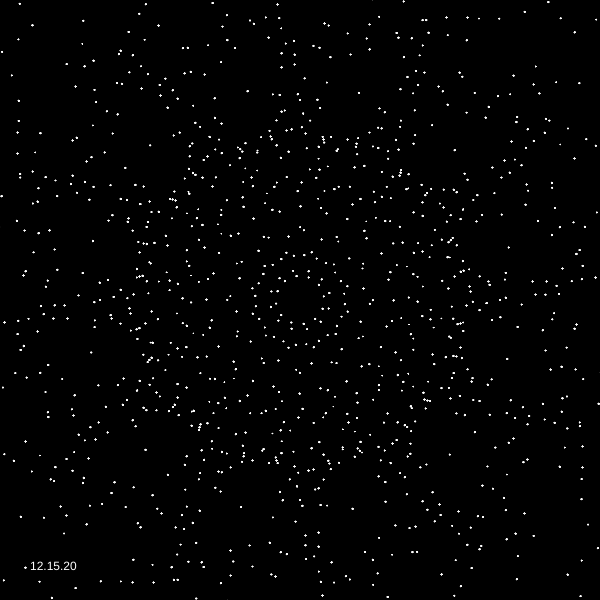
Frame 1 (no input)
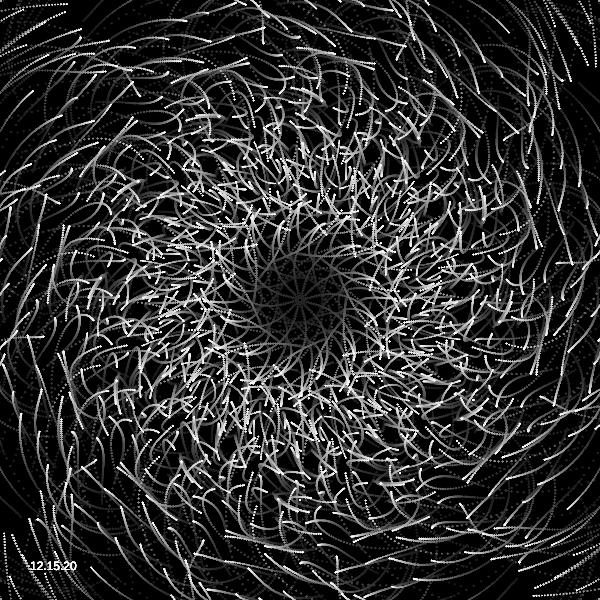
Frame 60 (no input)
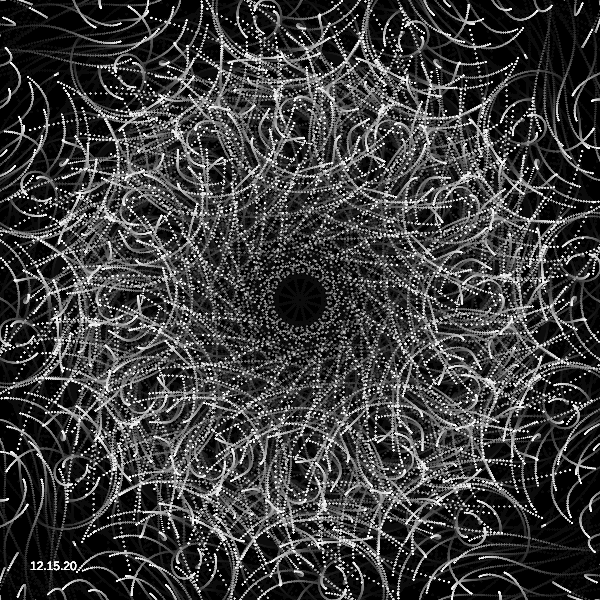
Frame 120 (the mouse pressed at the canvas centre since frame 60)

The p5.js sketch that drew these frames (run headless with seeded random() and noise() and a simulated clock; from frame 60 on, the mouse is pressed at the canvas centre):

// p5.js sketch
// ── sketch.js

//port of https://twitter.com/Hau_kun/status/1273643037747318785
//artist: Hau_kun
//date: Jun 18
//source: 

let t = 0.0;
let r = 0.0;

function setup(){
  createCanvas(600, 600);
  background(0) 

}

function draw(){
  // clear();
  background(0, 10); //originally 255
  t += 0.015;
  for(r=0.0; r<70.0; r++)
    f(300.0, 300.0, PI/6.0*float(r), 200.0);
    fill(255);
    noStroke();
    text("12.15.20", 30, height-30)
}

function f(x,y,r,d){
  if(d>20.0){
    stroke(255)
    fill(255);
    ellipse(x+=cos(r)*d, y+=sin(r)*d, sin(d/5),sin(d/5));
    f(x, y, cos(t)+r+PI/2.0, d*0.70);
    f(x, y, sin(t)+r-PI/7.0, d*0.72);
  }
}


// function mousePressed(){
//   stroke(random(200,255),random(60,255),0);
// }
